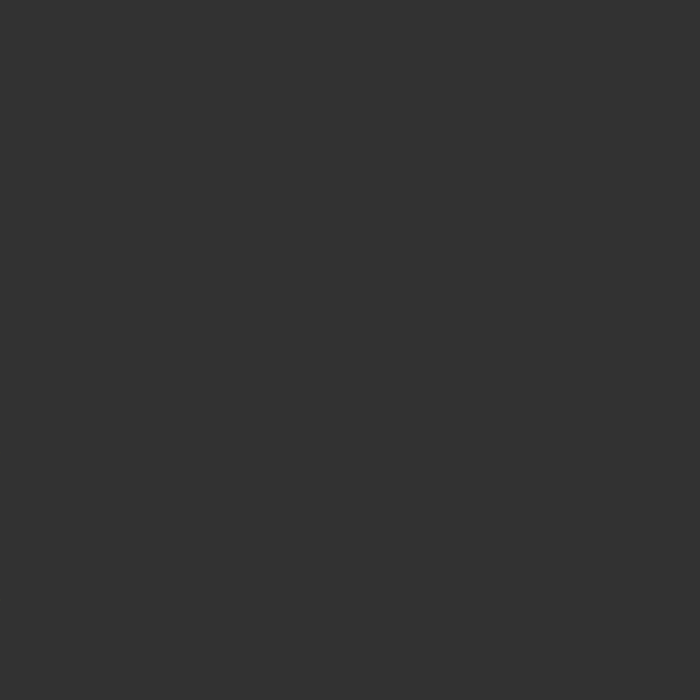
Frame 1 (no input)
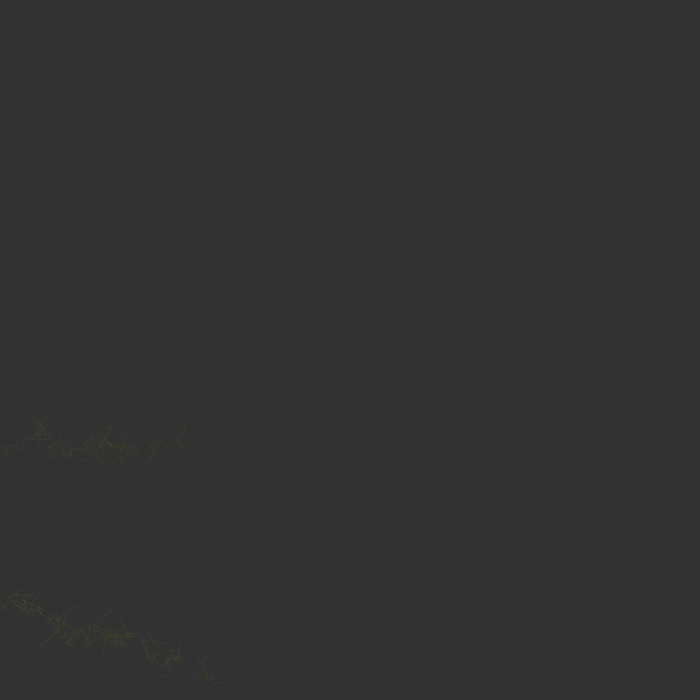
Frame 60 (the mouse pressed at the canvas centre just before this capture)
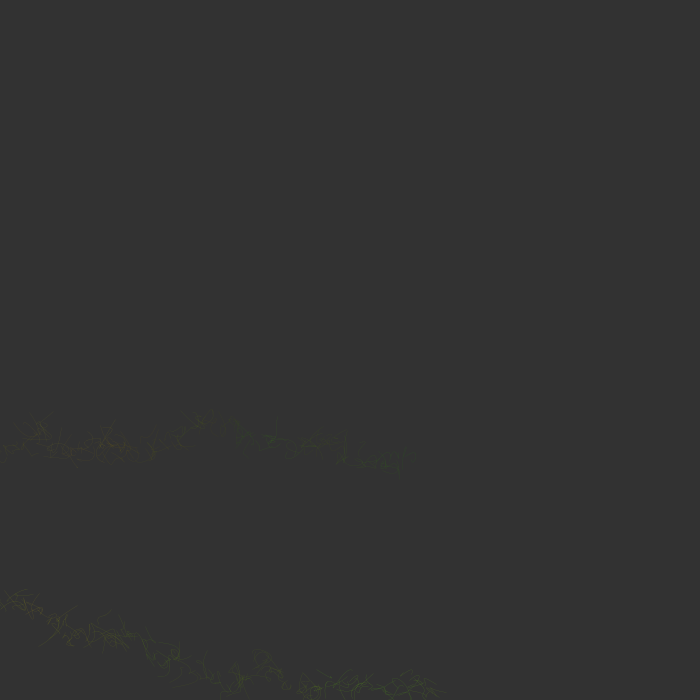
Frame 120 (the mouse held since frame 60 and released just before this capture)

The Processing sketch that drew these frames (run headless with seeded random() and noise(); from frame 60 on, the mouse is pressed at the canvas centre):

// Processing sketch: party_chalk
// ── party_chalk.pde
float x, y;
int size = 700;
float range = 20;
float baset = 200;
float crange = 10;
int BG = 50;
Chalk ch;
ArrayList<Chalk> chalks = new ArrayList<Chalk>();

class Chalk {
  float x;
  float y;
  float r;
  float g;
  float b;
  
  Chalk(float x, float y) {
    this.x = x;
    this.y = y;
    this.r = random(100,200);
    this.g = random(100,245);
    this.g = random(100,245);
  }
  
  color newColour() {
  r = newRGB(r);
  g = newRGB(g);
  b = newRGB(b);
  return color(r,g,b, varyTrans());
}
  
  void drawIt() {
    stroke(newColour(), varyTrans());
    bezier(x, y, r(x), r(y), r(x), r(y), r(x), r(y));
    x = pr(x);
    y = y + random(-8,8);
    
    if(x > size){
      x = 0;
      y = random(size);
    }
  }
}

void setup() {
  surface.setSize(size, size);
  noFill();
  strokeWeight(0.1);
  background(BG);
  chalks.add(new Chalk(0, random(size)));
  chalks.add(new Chalk(0, random(size)));

}

void draw() {    
 for(int i = 0; i < chalks.size(); i++){
   chalks.get(i).drawIt();
 }
}



float varyTrans() {
  return baset + random(-5,5);
}

float newRGB(float old){
  return old + random(-crange, crange);
}

float r(float in){
  return in + random(-range, range);
}

float pr(float in){
  return in + random(-1,8);
}
